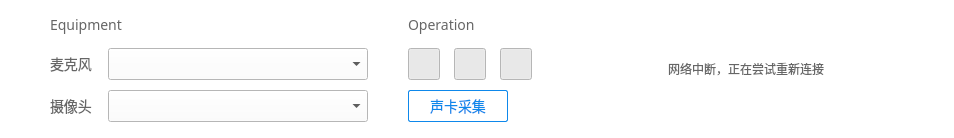
        <widget class="QWidget" name="m_zoneSettings" native="true">
         <property name="sizePolicy">
          <sizepolicy hsizetype="Minimum" vsizetype="Fixed">
           <horstretch>0</horstretch>
           <verstretch>0</verstretch>
          </sizepolicy>
         </property>
         <property name="minimumSize">
          <size>
           <width>0</width>
           <height>138</height>
          </size>
         </property>
         <property name="maximumSize">
          <size>
           <width>16777215</width>
           <height>138</height>
          </size>
         </property>
         <property name="styleSheet">
          <string notr="true">background-color: #ffffff;</string>
         </property>
         <layout class="QHBoxLayout" name="horizontalLayout_4">
          <property name="spacing">
           <number>0</number>
          </property>
          <property name="leftMargin">
           <number>0</number>
          </property>
          <property name="topMargin">
           <number>0</number>
          </property>
          <property name="rightMargin">
           <number>0</number>
          </property>
          <property name="bottomMargin">
           <number>0</number>
          </property>
          <item>
           <spacer name="horizontalSpacer_11">
            <property name="orientation">
             <enum>Qt::Horizontal</enum>
            </property>
            <property name="sizeType">
             <enum>QSizePolicy::Fixed</enum>
            </property>
            <property name="sizeHint" stdset="0">
             <size>
              <width>50</width>
              <height>20</height>
             </size>
            </property>
           </spacer>
          </item>
          <item>
           <layout class="QVBoxLayout" name="verticalLayout_10">
            <property name="spacing">
             <number>0</number>
            </property>
            <property name="leftMargin">
             <number>0</number>
            </property>
            <property name="topMargin">
             <number>0</number>
            </property>
            <item>
             <spacer name="verticalSpacer_10">
              <property name="orientation">
               <enum>Qt::Vertical</enum>
              </property>
              <property name="sizeType">
               <enum>QSizePolicy::Fixed</enum>
              </property>
              <property name="sizeHint" stdset="0">
               <size>
                <width>20</width>
                <height>16</height>
               </size>
              </property>
             </spacer>
            </item>
            <item>
             <widget class="QLabel" name="m_lbEquipment_2">
              <property name="minimumSize">
               <size>
                <width>18</width>
                <height>0</height>
               </size>
              </property>
              <property name="maximumSize">
               <size>
                <width>16777215</width>
                <height>18</height>
               </size>
              </property>
              <property name="font">
               <font>
                <family>微软雅黑</family>
                <pointsize>-1</pointsize>
               </font>
              </property>
              <property name="styleSheet">
               <string notr="true">font-family: 微软雅黑;
font-size: 14px;
color: #666666;</string>
              </property>
              <property name="text">
               <string>Equipment</string>
              </property>
             </widget>
            </item>
            <item>
             <spacer name="verticalSpacer_11">
              <property name="orientation">
               <enum>Qt::Vertical</enum>
              </property>
              <property name="sizeType">
               <enum>QSizePolicy::Fixed</enum>
              </property>
              <property name="sizeHint" stdset="0">
               <size>
                <width>20</width>
                <height>14</height>
               </size>
              </property>
             </spacer>
            </item>
            <item>
             <layout class="QFormLayout" name="formLayout_2">
              <property name="horizontalSpacing">
               <number>16</number>
              </property>
              <property name="verticalSpacing">
               <number>10</number>
              </property>
              <item row="0" column="0">
               <widget class="QLabel" name="m_lbMircoPhone_2">
                <property name="styleSheet">
                 <string notr="true">QLabel:!enabled{
    font-family: 微软雅黑;
    font-size: 14px;
    color: #cccccc;
 }
 
QLabel:enabled{
    font-family: 微软雅黑;
    font-size: 14px;
    color: #666666;
 }</string>
                </property>
                <property name="text">
                 <string>麦克风</string>
                </property>
               </widget>
              </item>
              <item row="0" column="1">
               <widget class="ZegoComboBox" name="m_cbMircoPhone">
                <property name="minimumSize">
                 <size>
                  <width>260</width>
                  <height>32</height>
                 </size>
                </property>
                <property name="maximumSize">
                 <size>
                  <width>260</width>
                  <height>32</height>
                 </size>
                </property>
                <property name="frame">
                 <bool>true</bool>
                </property>
               </widget>
              </item>
              <item row="1" column="0">
               <widget class="QLabel" name="m_lbCamera_2">
                <property name="styleSheet">
                 <string notr="true">QLabel:!enabled{
    font-family: 微软雅黑;
    font-size: 14px;
    color: #cccccc;
 }
 
QLabel:enabled{
    font-family: 微软雅黑;
    font-size: 14px;
    color: #666666;
 }</string>
                </property>
                <property name="text">
                 <string>摄像头</string>
                </property>
               </widget>
              </item>
              <item row="1" column="1">
               <widget class="ZegoComboBox" name="m_cbCamera">
                <property name="minimumSize">
                 <size>
                  <width>260</width>
                  <height>32</height>
                 </size>
                </property>
                <property name="maximumSize">
                 <size>
                  <width>260</width>
                  <height>32</height>
                 </size>
                </property>
               </widget>
              </item>
             </layout>
            </item>
           </layout>
          </item>
          <item>
           <spacer name="horizontalSpacer_12">
            <property name="orientation">
             <enum>Qt::Horizontal</enum>
            </property>
            <property name="sizeType">
             <enum>QSizePolicy::Maximum</enum>
            </property>
            <property name="sizeHint" stdset="0">
             <size>
              <width>40</width>
              <height>20</height>
             </size>
            </property>
           </spacer>
          </item>
          <item>
           <layout class="QVBoxLayout" name="verticalLayout_11">
            <property name="spacing">
             <number>0</number>
            </property>
            <property name="topMargin">
             <number>0</number>
            </property>
            <item>
             <spacer name="verticalSpacer_12">
              <property name="orientation">
               <enum>Qt::Vertical</enum>
              </property>
              <property name="sizeType">
               <enum>QSizePolicy::Fixed</enum>
              </property>
              <property name="sizeHint" stdset="0">
               <size>
                <width>20</width>
                <height>16</height>
               </size>
              </property>
             </spacer>
            </item>
            <item>
             <widget class="QLabel" name="m_lbOperation_2">
              <property name="minimumSize">
               <size>
                <width>0</width>
                <height>18</height>
               </size>
              </property>
              <property name="maximumSize">
               <size>
                <width>16777215</width>
                <height>18</height>
               </size>
              </property>
              <property name="font">
               <font>
                <family>微软雅黑</family>
                <pointsize>-1</pointsize>
               </font>
              </property>
              <property name="styleSheet">
               <string notr="true">font-family: 微软雅黑;
font-size: 14px;
color: #666666;</string>
              </property>
              <property name="text">
               <string>Operation</string>
              </property>
             </widget>
            </item>
            <item>
             <spacer name="verticalSpacer_13">
              <property name="orientation">
               <enum>Qt::Vertical</enum>
              </property>
              <property name="sizeType">
               <enum>QSizePolicy::Fixed</enum>
              </property>
              <property name="sizeHint" stdset="0">
               <size>
                <width>20</width>
                <height>14</height>
               </size>
              </property>
             </spacer>
            </item>
            <item>
             <layout class="QHBoxLayout" name="horizontalLayout_12">
              <property name="spacing">
               <number>0</number>
              </property>
              <property name="leftMargin">
               <number>0</number>
              </property>
              <item>
               <widget class="ZegoSwitchButton" name="m_bCamera">
                <property name="sizePolicy">
                 <sizepolicy hsizetype="Fixed" vsizetype="Fixed">
                  <horstretch>0</horstretch>
                  <verstretch>0</verstretch>
                 </sizepolicy>
                </property>
                <property name="minimumSize">
                 <size>
                  <width>32</width>
                  <height>32</height>
                 </size>
                </property>
                <property name="maximumSize">
                 <size>
                  <width>32</width>
                  <height>32</height>
                 </size>
                </property>
                <property name="cursor">
                 <cursorShape>PointingHandCursor</cursorShape>
                </property>
                <property name="text">
                 <string/>
                </property>
                <property name="checkable">
                 <bool>true</bool>
                </property>
                <property name="checked">
                 <bool>true</bool>
                </property>
               </widget>
              </item>
              <item>
               <spacer name="horizontalSpacer">
                <property name="orientation">
                 <enum>Qt::Horizontal</enum>
                </property>
                <property name="sizeType">
                 <enum>QSizePolicy::Fixed</enum>
                </property>
                <property name="sizeHint" stdset="0">
                 <size>
                  <width>14</width>
                  <height>20</height>
                 </size>
                </property>
               </spacer>
              </item>
              <item>
               <widget class="ZegoMicrophoneButton" name="m_bProgMircoPhone">
                <property name="sizePolicy">
                 <sizepolicy hsizetype="Fixed" vsizetype="Fixed">
                  <horstretch>0</horstretch>
                  <verstretch>0</verstretch>
                 </sizepolicy>
                </property>
                <property name="minimumSize">
                 <size>
                  <width>32</width>
                  <height>32</height>
                 </size>
                </property>
                <property name="maximumSize">
                 <size>
                  <width>32</width>
                  <height>32</height>
                 </size>
                </property>
                <property name="cursor">
                 <cursorShape>PointingHandCursor</cursorShape>
                </property>
                <property name="text">
                 <string/>
                </property>
                <property name="checkable">
                 <bool>true</bool>
                </property>
                <property name="checked">
                 <bool>true</bool>
                </property>
               </widget>
              </item>
              <item>
               <spacer name="horizontalSpacer_13">
                <property name="orientation">
                 <enum>Qt::Horizontal</enum>
                </property>
                <property name="sizeType">
                 <enum>QSizePolicy::Fixed</enum>
                </property>
                <property name="sizeHint" stdset="0">
                 <size>
                  <width>14</width>
                  <height>20</height>
                 </size>
                </property>
               </spacer>
              </item>
              <item>
               <widget class="ZegoSwitchButton" name="m_bSpeaker">
                <property name="sizePolicy">
                 <sizepolicy hsizetype="Fixed" vsizetype="Fixed">
                  <horstretch>0</horstretch>
                  <verstretch>0</verstretch>
                 </sizepolicy>
                </property>
                <property name="minimumSize">
                 <size>
                  <width>32</width>
                  <height>32</height>
                 </size>
                </property>
                <property name="maximumSize">
                 <size>
                  <width>32</width>
                  <height>32</height>
                 </size>
                </property>
                <property name="cursor">
                 <cursorShape>PointingHandCursor</cursorShape>
                </property>
                <property name="text">
                 <string/>
                </property>
                <property name="checkable">
                 <bool>true</bool>
                </property>
                <property name="checked">
                 <bool>true</bool>
                </property>
               </widget>
              </item>
              <item>
               <spacer name="horizontalSpacer_14">
                <property name="orientation">
                 <enum>Qt::Horizontal</enum>
                </property>
                <property name="sizeType">
                 <enum>QSizePolicy::Expanding</enum>
                </property>
                <property name="sizeHint" stdset="0">
                 <size>
                  <width>136</width>
                  <height>20</height>
                 </size>
                </property>
               </spacer>
              </item>
             </layout>
            </item>
            <item>
             <spacer name="verticalSpacer_14">
              <property name="orientation">
               <enum>Qt::Vertical</enum>
              </property>
              <property name="sizeType">
               <enum>QSizePolicy::Fixed</enum>
              </property>
              <property name="sizeHint" stdset="0">
               <size>
                <width>20</width>
                <height>10</height>
               </size>
              </property>
             </spacer>
            </item>
            <item>
             <layout class="QHBoxLayout" name="horizontalLayout_13">
              <property name="spacing">
               <number>0</number>
              </property>
              <property name="sizeConstraint">
               <enum>QLayout::SetDefaultConstraint</enum>
              </property>
              <property name="topMargin">
               <number>0</number>
              </property>
              <property name="rightMargin">
               <number>0</number>
              </property>
              <item alignment="Qt::AlignTop">
               <widget class="QPushButton" name="m_bCapture">
                <property name="minimumSize">
                 <size>
                  <width>100</width>
                  <height>32</height>
                 </size>
                </property>
                <property name="maximumSize">
                 <size>
                  <width>250</width>
                  <height>32</height>
                 </size>
                </property>
                <property name="cursor">
                 <cursorShape>PointingHandCursor</cursorShape>
                </property>
                <property name="styleSheet">
                 <string notr="true">QPushButton{
    padding-left: 10px;
    padding-right: 10px;
}

QPushButton:!enabled{
     font-family: 微软雅黑;
     font-size: 14px;
     border: 1px solid #e6e6e6;
     border-radius: 2px;
     background-color: #ffffff;
     color: #e6e6e6;   
}
QPushButton:enabled:!hover{
     font-family: 微软雅黑;
     font-size: 14px;
     border: 1px solid #0e88eb;
     border-radius: 2px;
     background-color: #ffffff;
     color: #0e88eb;   
}

QPushButton:enabled:hover{
    font-family: 微软雅黑;
     font-size: 14px;
     border: 1px solid #0e88eb;
     border-radius: 2px;
     background-color: #0e88eb;
     color: #ffffff;   
}

QPushButton:enabled:hover:pressed{
    font-family: 微软雅黑;
     font-size: 14px;
     border: 1px solid #0e88eb;
     border-radius: 2px;
     background-color: #0d80de;
     color: #ffffff;   
}</string>
                </property>
                <property name="text">
                 <string>声卡采集</string>
                </property>
               </widget>
              </item>
              <item>
               <spacer name="horizontalSpacer_2">
                <property name="orientation">
                 <enum>Qt::Horizontal</enum>
                </property>
                <property name="sizeHint" stdset="0">
                 <size>
                  <width>40</width>
                  <height>20</height>
                 </size>
                </property>
               </spacer>
              </item>
             </layout>
            </item>
           </layout>
          </item>
          <item>
           <layout class="QHBoxLayout" name="horizontalLayout_2">
            <property name="spacing">
             <number>0</number>
            </property>
            <item>
             <widget class="QLabel" name="m_lbRetryPublish">
              <property name="sizePolicy">
               <sizepolicy hsizetype="Preferred" vsizetype="Preferred">
                <horstretch>0</horstretch>
                <verstretch>0</verstretch>
               </sizepolicy>
              </property>
              <property name="styleSheet">
               <string notr="true">QLabel:!enabled{
    font-family: 微软雅黑;
    font-size: 12px;
    color: #cccccc;
 }
 
QLabel:enabled{
    font-family: 微软雅黑;
    font-size: 12px;
    color: #666666;
 }</string>
              </property>
              <property name="text">
               <string>网络中断，正在尝试重新连接</string>
              </property>
              <property name="wordWrap">
               <bool>false</bool>
              </property>
             </widget>
            </item>
            <item>
             <spacer name="horizontalSpacer_3">
              <property name="orientation">
               <enum>Qt::Horizontal</enum>
              </property>
              <property name="sizeType">
               <enum>QSizePolicy::Fixed</enum>
              </property>
              <property name="sizeHint" stdset="0">
               <size>
                <width>10</width>
                <height>20</height>
               </size>
              </property>
             </spacer>
            </item>
            <item>
             <widget class="ZegoProgressIndicator" name="m_ProgRetryPublish" native="true">
              <property name="minimumSize">
               <size>
                <width>20</width>
                <height>20</height>
               </size>
              </property>
              <property name="maximumSize">
               <size>
                <width>20</width>
                <height>20</height>
               </size>
              </property>
             </widget>
            </item>
           </layout>
          </item>
          <item>
           <spacer name="horizontalSpacer_17">
            <property name="orientation">
             <enum>Qt::Horizontal</enum>
            </property>
            <property name="sizeType">
             <enum>QSizePolicy::Expanding</enum>
            </property>
            <property name="sizeHint" stdset="0">
             <size>
              <width>100</width>
              <height>20</height>
             </size>
            </property>
           </spacer>
          </item>
         </layout>
        </widget>
